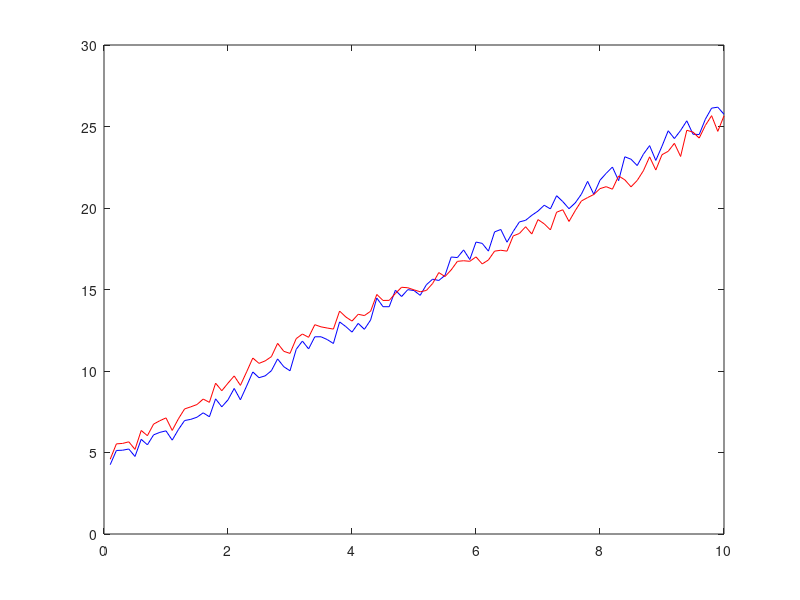

Reproduce this figure in MATLAB.
clc;


t = 0.1 : 0.1 : 10;
sampl_freq = 1 / (t(2) - t(1));
% y = 22 + 5.6 * cos(2 * pi() * 0.65 * t + 7 * pi() / 8); %+ 3.5 * cos(2 * pi() * 1.5 * t + pi() / 3) + 1.5 * rand(1, length(t));
y = 2.2 * t + 3.3 + 1.5 * rand(1, length(t));   % 100 samples in total
n = length(y);


fft_n = 90;
co90 = fft(y(1 : fft_n));
co100 = fft(y);


grid90 = sampl_freq / fft_n;
grid100 = sampl_freq / n;
% freq90 = 0 : grid90 : grid90 * (fft_n - 1);
% freq100 = 0 : grid100 : grid100 * (n - 1);

% max_freq = sampl_freq / 2;
gridfit = zeros(1, n);
for i = 1 : fft_n / 2
	x = i * grid90;
	a = x / grid100;
	l = floor(a);
	lv = abs((l + 1) - a) * co90(i + 1);
	rv = abs(a - l) * co90(i + 1);
	gridfit(l + 1) += lv;
	gridfit(l + 2) += rv;
end

gridfit(1) = co90(1);
b = fliplr(conj(gridfit(2 : n / 2)));
gridfit(n / 2 + 2 : end) = b;


scale = sum(y) / sum(y(1 : fft_n));
gridfit *= scale;
% co90 = co90 * scale;
% m = mean(co90(fft_n/2 : fft_n/2 + 2));
% pco = [co90(1 : fft_n/2) m*ones(1, n - fft_n + 1) co90(fft_n/2 + 2 : end)];

z = ifft(gridfit);

c = polyfit(t(1 : fft_n), y(1 : fft_n), 1);
zz = c(1) * t + c(2);

% plot(imag(co100), 'b', imag(co90), 'b--', imag(gridfit), 'r');
plot(t, y, 'b', t, real(z), 'r');
fprintf('  fft err sum: %f \t poly err sum: %f \n', sum(abs(y - real(z))), sum(abs(y - zz)));



